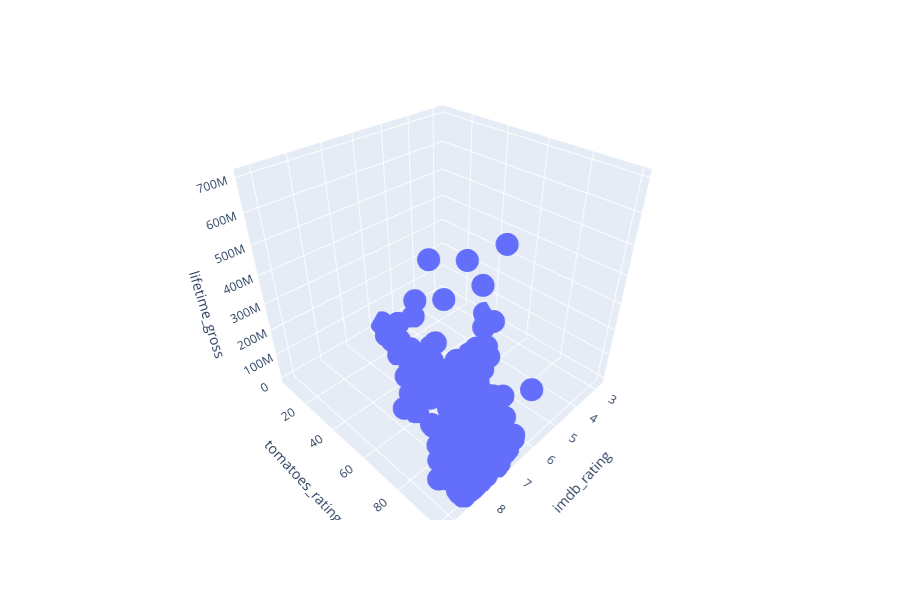

Notebook code for this chart:
### Markdown cell above
Nutno podotknout, že na kreslení 3D grafů, zejména uvnitř notebooku, je užitečnější použít `plotly` (resp. `plotly.express`):

### Code cell
import plotly.express as px
df = px.data.election()
fig = px.scatter_3d(movies_complete, x="imdb_rating", y="tomatoes_rating", z="lifetime_gross", hover_name="title")
fig.show()

### Figure 1 — Plotly figure (JSON) as saved in the notebook; plotly's stock layout.template omitted (floating-point values rounded to 4 significant figures; data arrays with more than 128 entries replaced by an {"elided": "..."} marker saying what was removed)
{"data": [{"hoverlabel": {"namelength": 0}, "hovertemplate": "<b>%{hovertext}</b><br><br>imdb_rating=%{x}<br>tomatoes_rating=%{y}<br>lifetime_gross=%{z}", "hovertext": {"elided": "481 str values"}, "legendgroup": "", "marker": {"color": "#636efa", "symbol": "circle"}, "mode": "markers", "name": "", "scene": "scene", "showlegend": false, "type": "scatter3d", "x": {"elided": "481 float values"}, "y": {"elided": "481 int values"}, "z": {"elided": "481 int values"}}], "layout": {"height": 600, "legend": {"tracegroupgap": 0}, "margin": {"t": 60}, "scene": {"domain": {"x": [0, 0.98], "y": [0, 1]}, "xaxis": {"title": {"text": "imdb_rating"}}, "yaxis": {"title": {"text": "tomatoes_rating"}}, "zaxis": {"title": {"text": "lifetime_gross"}}}}}
